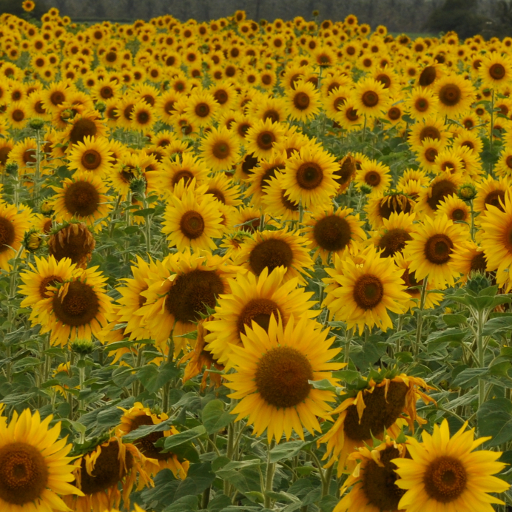
#> input picture res/sunflowers_sq_512.png, 512 x 512 px
$ python 3_02_blob_LoG.py
#> lines starting #> are read from the running program, lines starting #| are printed output that depends on the picture
import math
import sys
import numpy as np
import cv2
from matplotlib import pyplot as plt


def create_log_kernel(siz, std):
    x = y = np.linspace(-siz, siz, 2*siz+1)
    x, y = np.meshgrid(x, y)
    arg = -(x**2 + y**2) / (2*std**2)
    h = np.exp(arg)
    h[h < sys.float_info.epsilon * h.max()] = 0
    h = h/h.sum() if h.sum() != 0 else h
    h1 = h*(x**2 + y**2 - 2*std**2) / (std**4)
    return h1 - h1.mean()


img_fpath = './res/sunflowers_sq_512.png'
img = cv2.imread(img_fpath, cv2.IMREAD_GRAYSCALE)
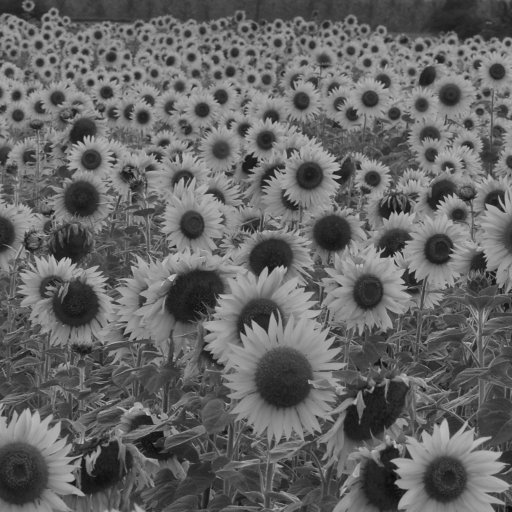
#> img: shape (512, 512); min 10, max 198, mean 101.6


kernel1 = create_log_kernel(21, 3.0)
kernel2 = create_log_kernel(21, 5.0)


img_out1 = cv2.filter2D(img, -1, np.array(kernel1))
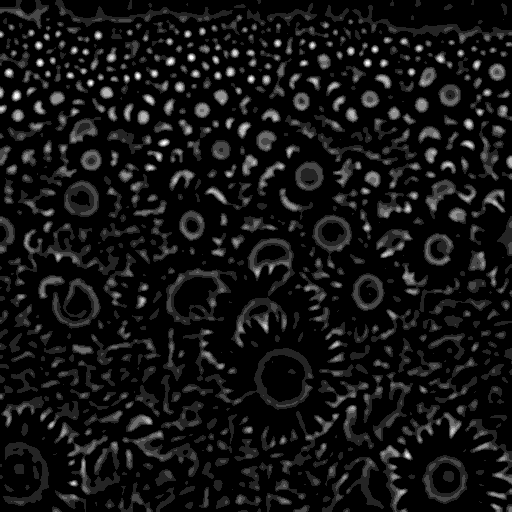
#> img_out1: shape (512, 512); min 0, max 7, mean 0.55; drawn with min black and max white
img_out2 = cv2.filter2D(img, -1, np.array(kernel2))
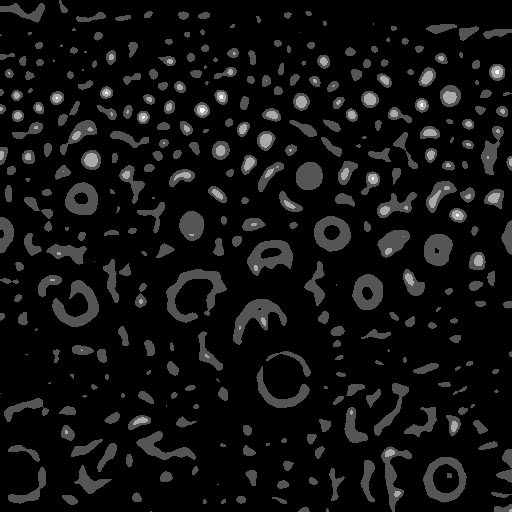
#> img_out2: shape (512, 512); min 0, max 3, mean 0.196; drawn with min black and max white


plt.figure(0)
plt.imshow(img, cmap='gray')

plt.figure(1)
plt.imshow(kernel1)
plt.colorbar()
plt.figure(2)
plt.imshow(img_out1)
plt.colorbar()

plt.figure(3)
plt.imshow(kernel2)
plt.colorbar()
plt.figure(4)
plt.imshow(img_out2)
plt.colorbar()

plt.show()
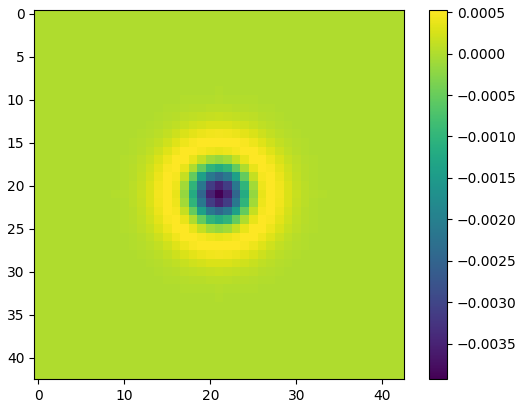
#> figure drawn by matplotlib, 2 panels
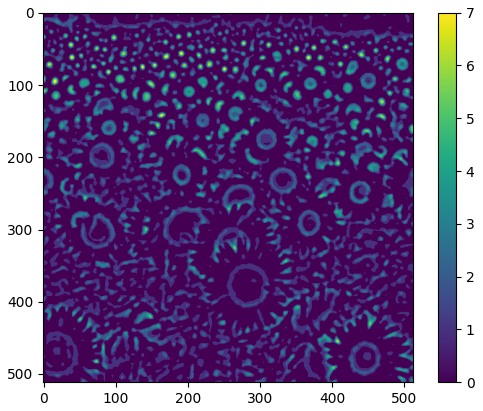
#> figure drawn by matplotlib, 2 panels
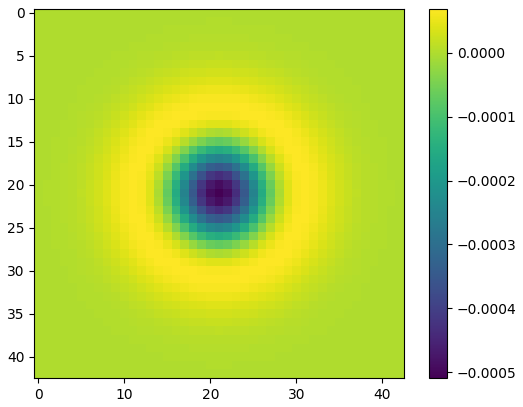
#> figure drawn by matplotlib, 2 panels
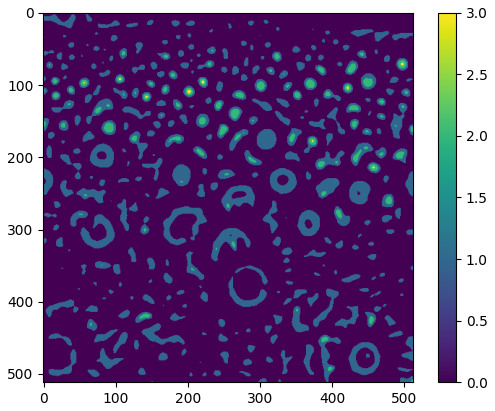
#> figure drawn by matplotlib, 2 panels
